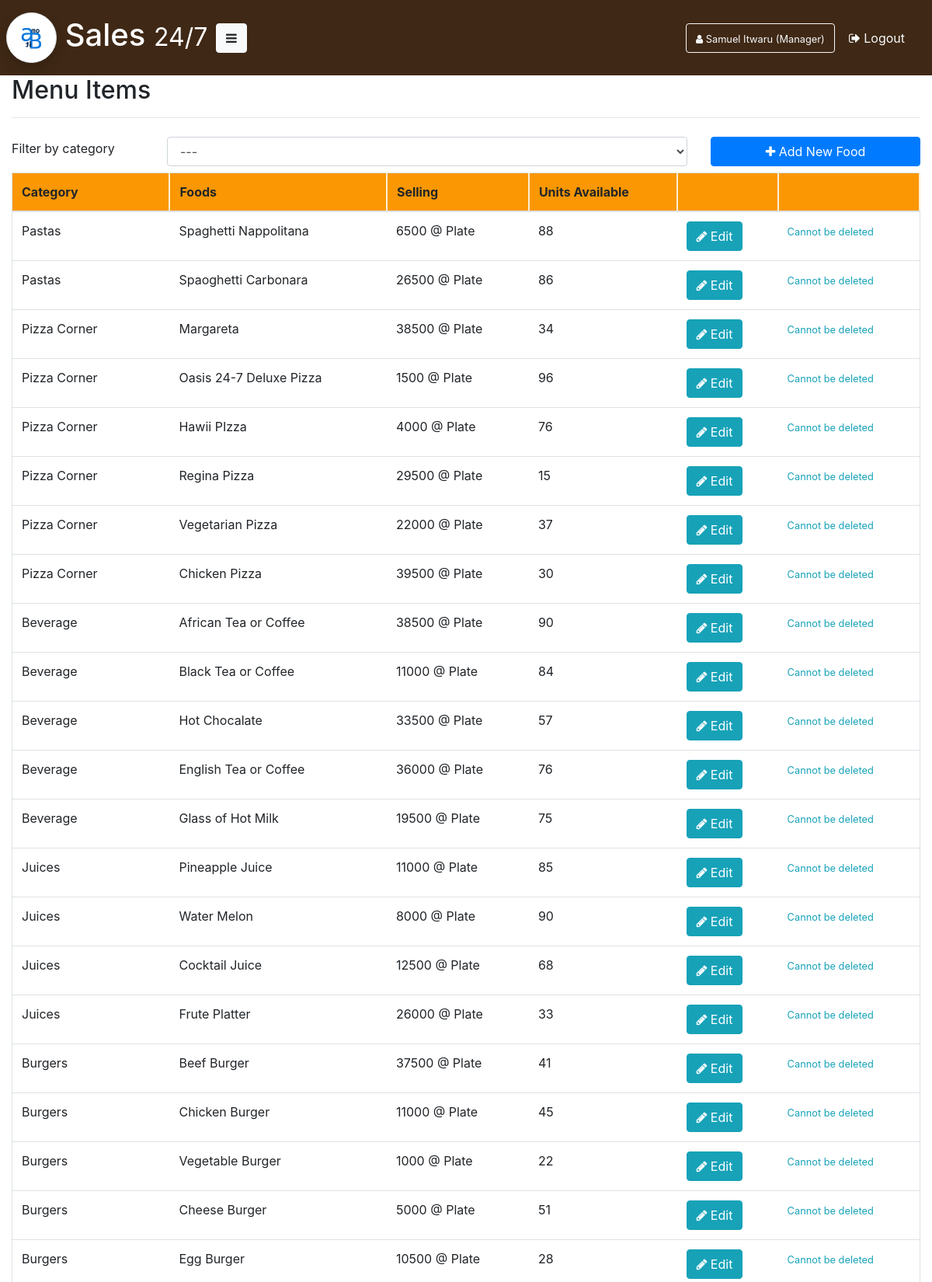
Page /food/ (signed in, upper part) on the committed database.
### Application/database/model.py (models this page shows, shortened)
class Manager(Base):
    __tablename__ = "manager"
    id = Column(Integer, primary_key=True)
    first_name = Column(String(64))
    last_name = Column(String(64))
    email = Column(String(64))
    boss_email = Column(String(64))
    user = relationship("User", backref="manager",
                        cascade="all,delete", uselist=False)
    def delete(self):
        session.delete(self)
        session.commit()

class Food(Base):
    __tablename__ = "food"
    id = Column(Integer, primary_key=True)
    food_ref = Column(String)
    name = Column(String(64), unique=True)
    units_available = Column(Integer)
    sale_unit = Column(String)
    sale_price = Column(Integer)
    category_id = Column(Integer, ForeignKey("food_category.id"))
    sales = relationship("Sale", backref="food")
    def read(self):
        return session.query(self).all()

class FoodCategory(Base):
    __tablename__ = "food_category"
    id = Column(Integer, primary_key=True)
    name = Column(String)
    foods = relationship("Food", backref="category")
    def read(self):
        return session.query(self).all()

### Application/blueprints/Food/food.py (the view)
@food.route("/")
@login_required
def get_foods():
    foods = Food.read(Food)
    categories = FoodCategory.read(FoodCategory)
    return render_template("manager/foods.html", mod=module, foods=foods, categories=categories)

### Application/__init__.py (called while the page is built)
@login_manager.user_loader
def load_user(user_id):
    return session.query(User).filter_by(id=user_id).first()

### Application/templates/manager/foods.html (shortened to what this page needs)
{% extends 'manager/manager-base.html' %}
{% block content %}
	<h2>Menu Items</h2>
	<hr>
	<div class="row py-2">
		<div class="col-md-2 my-auto"><label>Filter by category</label></div>
		<div class="col-md-7">
			<form id="filter-form" method="GET" action="{{ url_for('food.filter') }}">
				<select id='category-selector' onchange="submitForm()" class="form-control" type="submit" name="category">
					<option>---</option>
				</select>
			</form>
		</div>
		<div class="col-md-3">
			<button type="button" class="btn btn-primary btn-block" data-toggle="modal" data-target="#addCategoryModel"><span class="fa fa-plus"></span> Add New Food</button>
		</div>
	</div>
	<table class="table table-responsive-sm table-hover border">
		<thead>
		    <tr>
		    	<th scope="col">Category</th>
		    	<th scope="col">Foods</th>
		    	<th scope="col">Selling</th>
		    	<th scope="col">Units Available</th>
		    	<th scope="col"></th>
		    	<th scope="col"></th>
		    </tr>
		  </thead>
		  <tbody>
		  	{% for food in foods %}
		  		<tr scope="row" style="cursor: pointer;">
		  			<td>{{ food.category.name }}</td>
		  			<td>{{ food.name }}</td>
		  			<td>
		  				{{ food.sale_price }} @ {{ food.sale_unit }}
		  			</td>
		  			<td>{{ food.units_available }}</td>
					<td>
						<form action="{{ url_for('food.edit_food') }}">
							<button type="submit" class="btn btn-info"><span class="fa fa-pencil"></span> Edit</button>
						</form>
		  			</td>
					<td>
						{% if food.units_available %}
							<small class="text-info">Cannot be deleted</small>
		  				{% endif %}
		  			</td>
		  		</tr>
		  	{% endfor %}
		  </tbody>
	</table>
{% endblock %}

### Application/templates/manager/manager-base.html (shortened to what this page needs)
{% extends 'global/base.html' %}
{% block body %}
{% if current_user.manager %}
<div class="container-fluid">
	<div class="row text-white p-2" style="font-size: 22px; background-color: rgba(56, 33, 13, 0.966);">
		<div class="col-md-8 col-sm-12 pl-0 py-2 my-auto">
			<h1 class="d-inline"><img class="img-thumbnail rounded-circle shadow" height="65px" width="65px" src="{{ url_for('static', filename='img/logo.png') }}"> Sales <small>24/7</small> <button class="btn btn-light float-md-none float-right" data-toggle="collapse" href="#mobile-menu" role="button" aria-expanded="false" aria-controls="mobile-menu"><span class="fa fa-navicon"></span></button></h1>
		</div>
		<div class="col-md-4 col-sm-12 my-auto text-white" align="right">
			<a href="{{url_for('manager.edit_manager')}}" class="btn btn-outline-light"><small><span class="fa fa-user"></span> {{current_user.manager.first_name}} {{current_user.manager.last_name}} (Manager)</small></a>
			<a href="{{ url_for('user.logout') }}"><button class="btn btn-outline-light border-0"><span class="fa fa-sign-out"></span> Logout</button></a>
		</div>
	</div>
	<div class="row">
		<div class="container-fluid">
			{% block content %}
			{% endblock %}
		</div>
	</div>
</div>
{% endif %}
{% endblock %}

### Application/static/css/style.css (style rules this page uses)
.table th { background-color: rgb(250, 151, 3) }
.table th { border-right: 2px solid rgb(252, 238, 212); }

### rows in the picture
Manager: manager.first_name "Samuel", manager.last_name "Itwaru"
Food: category.name "Pastas", name "Spaghetti Nappolitana", sale_price "6500", sale_unit "Plate", units_available "88", shows "Cannot be deleted"
Food: category.name "Pastas", name "Spaoghetti Carbonara", sale_price "26500", sale_unit "Plate", units_available "86", shows "Cannot be deleted"
Food: category.name "Pizza Corner", name "Margareta", sale_price "38500", sale_unit "Plate", units_available "34", shows "Cannot be deleted"
Food: category.name "Pizza Corner", name "Oasis 24-7 Deluxe Pizza", sale_price "1500", sale_unit "Plate", units_available "96", shows "Cannot be deleted"
Food: category.name "Pizza Corner", name "Hawii PIzza", sale_price "4000", sale_unit "Plate", units_available "76", shows "Cannot be deleted"
Food: category.name "Pizza Corner", name "Regina Pizza", sale_price "29500", sale_unit "Plate", units_available "15", shows "Cannot be deleted"
Food: category.name "Pizza Corner", name "Vegetarian Pizza", sale_price "22000", sale_unit "Plate", units_available "37", shows "Cannot be deleted"
Food: category.name "Pizza Corner", name "Chicken Pizza", sale_price "39500", sale_unit "Plate", units_available "30", shows "Cannot be deleted"
Food: category.name "Beverage", name "African Tea or Coffee", sale_price "38500", sale_unit "Plate", units_available "90", shows "Cannot be deleted"
Food: category.name "Beverage", name "Black Tea or Coffee", sale_price "11000", sale_unit "Plate", units_available "84", shows "Cannot be deleted"
Food: category.name "Beverage", name "Hot Chocalate", sale_price "33500", sale_unit "Plate", units_available "57", shows "Cannot be deleted"
Food: category.name "Beverage", name "English Tea or Coffee", sale_price "36000", sale_unit "Plate", units_available "76", shows "Cannot be deleted"
Food: category.name "Beverage", name "Glass of Hot Milk", sale_price "19500", sale_unit "Plate", units_available "75", shows "Cannot be deleted"
Food: category.name "Juices", name "Pineapple Juice", sale_price "11000", sale_unit "Plate", units_available "85", shows "Cannot be deleted"
Food: category.name "Juices", name "Water Melon", sale_price "8000", sale_unit "Plate", units_available "90", shows "Cannot be deleted"
Food: category.name "Juices", name "Cocktail Juice", sale_price "12500", sale_unit "Plate", units_available "68", shows "Cannot be deleted"
Food: category.name "Juices", name "Frute Platter", sale_price "26000", sale_unit "Plate", units_available "33", shows "Cannot be deleted"
Food: category.name "Burgers", name "Beef Burger", sale_price "37500", sale_unit "Plate", units_available "41", shows "Cannot be deleted"
Food: category.name "Burgers", name "Chicken Burger", sale_price "11000", sale_unit "Plate", units_available "45", shows "Cannot be deleted"
Food: category.name "Burgers", name "Vegetable Burger", sale_price "1000", sale_unit "Plate", units_available "22", shows "Cannot be deleted"
Food: category.name "Burgers", name "Cheese Burger", sale_price "5000", sale_unit "Plate", units_available "51", shows "Cannot be deleted"
Food: category.name "Burgers", name "Egg Burger", sale_price "10500", sale_unit "Plate", units_available "28", shows "Cannot be deleted"
